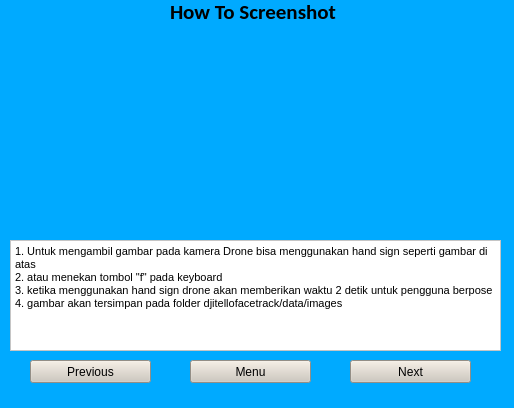
<?xml version="1.0" encoding="UTF-8"?>
<ui version="4.0">
 <class>aboutw</class>
 <widget class="QMainWindow" name="aboutw">
  <property name="geometry">
   <rect>
    <x>0</x>
    <y>0</y>
    <width>514</width>
    <height>408</height>
   </rect>
  </property>
  <property name="windowTitle">
   <string>Instruction Page 3</string>
  </property>
  <property name="windowIcon">
   <iconset>
    <normaloff>../../OneDrive/Documents/image/medium_aeb2fa7f-0bb6-4c10-a8a9-b75b39e9527d.jpg</normaloff>../../OneDrive/Documents/image/medium_aeb2fa7f-0bb6-4c10-a8a9-b75b39e9527d.jpg</iconset>
  </property>
  <property name="styleSheet">
   <string notr="true">background-color: rgb(0, 170, 255);</string>
  </property>
  <widget class="QWidget" name="centralwidget">
   <widget class="QLabel" name="filelabel">
    <property name="geometry">
     <rect>
      <x>170</x>
      <y>-10</y>
      <width>181</width>
      <height>43</height>
     </rect>
    </property>
    <property name="font">
     <font>
      <family>Calibri</family>
      <pointsize>16</pointsize>
      <weight>75</weight>
      <bold>true</bold>
     </font>
    </property>
    <property name="text">
     <string>How To Screenshot </string>
    </property>
   </widget>
   <widget class="QPushButton" name="menuinstruction2">
    <property name="geometry">
     <rect>
      <x>190</x>
      <y>360</y>
      <width>121</width>
      <height>23</height>
     </rect>
    </property>
    <property name="styleSheet">
     <string notr="true">background-color: rgb(206, 199, 188);
font: 75 14pt &quot;MS Shell Dlg 2&quot;;</string>
    </property>
    <property name="text">
     <string>Menu</string>
    </property>
   </widget>
   <widget class="QTextEdit" name="textEdit">
    <property name="geometry">
     <rect>
      <x>10</x>
      <y>240</y>
      <width>491</width>
      <height>111</height>
     </rect>
    </property>
    <property name="styleSheet">
     <string notr="true">background-color: rgb(255, 255, 255);</string>
    </property>
    <property name="undoRedoEnabled">
     <bool>false</bool>
    </property>
    <property name="readOnly">
     <bool>true</bool>
    </property>
    <property name="html">
     <string>&lt;!DOCTYPE HTML PUBLIC &quot;-//W3C//DTD HTML 4.0//EN&quot; &quot;http://www.w3.org/TR/REC-html40/strict.dtd&quot;&gt;
&lt;html&gt;&lt;head&gt;&lt;meta name=&quot;qrichtext&quot; content=&quot;1&quot; /&gt;&lt;style type=&quot;text/css&quot;&gt;
p, li { white-space: pre-wrap; }
&lt;/style&gt;&lt;/head&gt;&lt;body style=&quot; font-family:'MS Shell Dlg 2'; font-size:8.25pt; font-weight:400; font-style:normal;&quot;&gt;
&lt;p style=&quot; margin-top:0px; margin-bottom:0px; margin-left:0px; margin-right:0px; -qt-block-indent:0; text-indent:0px;&quot;&gt;1. Untuk mengambil gambar pada kamera Drone bisa menggunakan hand sign seperti gambar di atas&lt;/p&gt;
&lt;p style=&quot; margin-top:0px; margin-bottom:0px; margin-left:0px; margin-right:0px; -qt-block-indent:0; text-indent:0px;&quot;&gt;2. atau menekan tombol &amp;quot;f&amp;quot; pada keyboard&lt;/p&gt;
&lt;p style=&quot; margin-top:0px; margin-bottom:0px; margin-left:0px; margin-right:0px; -qt-block-indent:0; text-indent:0px;&quot;&gt;3. ketika menggunakan hand sign drone akan memberikan waktu 2 detik untuk pengguna berpose&lt;/p&gt;
&lt;p style=&quot; margin-top:0px; margin-bottom:0px; margin-left:0px; margin-right:0px; -qt-block-indent:0; text-indent:0px;&quot;&gt;4. gambar akan tersimpan pada folder djitellofacetrack/data/images&lt;/p&gt;
&lt;p style=&quot;-qt-paragraph-type:empty; margin-top:0px; margin-bottom:0px; margin-left:0px; margin-right:0px; -qt-block-indent:0; text-indent:0px; font-size:8pt;&quot;&gt;&lt;br /&gt;&lt;/p&gt;&lt;/body&gt;&lt;/html&gt;</string>
    </property>
   </widget>
   <widget class="QLabel" name="label">
    <property name="geometry">
     <rect>
      <x>100</x>
      <y>40</y>
      <width>311</width>
      <height>191</height>
     </rect>
    </property>
    <property name="minimumSize">
     <size>
      <width>311</width>
      <height>0</height>
     </size>
    </property>
    <property name="layoutDirection">
     <enum>Qt::LeftToRight</enum>
    </property>
    <property name="text">
     <string/>
    </property>
    <property name="textFormat">
     <enum>Qt::AutoText</enum>
    </property>
    <property name="pixmap">
     <pixmap>../../OneDrive/Documents/skripsi/2.jpg</pixmap>
    </property>
    <property name="scaledContents">
     <bool>true</bool>
    </property>
    <property name="alignment">
     <set>Qt::AlignLeading|Qt::AlignLeft|Qt::AlignVCenter</set>
    </property>
   </widget>
   <widget class="QPushButton" name="previous2">
    <property name="geometry">
     <rect>
      <x>30</x>
      <y>360</y>
      <width>121</width>
      <height>23</height>
     </rect>
    </property>
    <property name="styleSheet">
     <string notr="true">background-color: rgb(206, 199, 188);
font: 75 14pt &quot;MS Shell Dlg 2&quot;;</string>
    </property>
    <property name="text">
     <string>Previous</string>
    </property>
   </widget>
   <widget class="QPushButton" name="next3">
    <property name="geometry">
     <rect>
      <x>350</x>
      <y>360</y>
      <width>121</width>
      <height>23</height>
     </rect>
    </property>
    <property name="styleSheet">
     <string notr="true">background-color: rgb(206, 199, 188);
font: 75 14pt &quot;MS Shell Dlg 2&quot;;</string>
    </property>
    <property name="text">
     <string>Next</string>
    </property>
   </widget>
  </widget>
  <widget class="QStatusBar" name="statusbar"/>
 </widget>
 <resources/>
 <connections/>
</ui>
